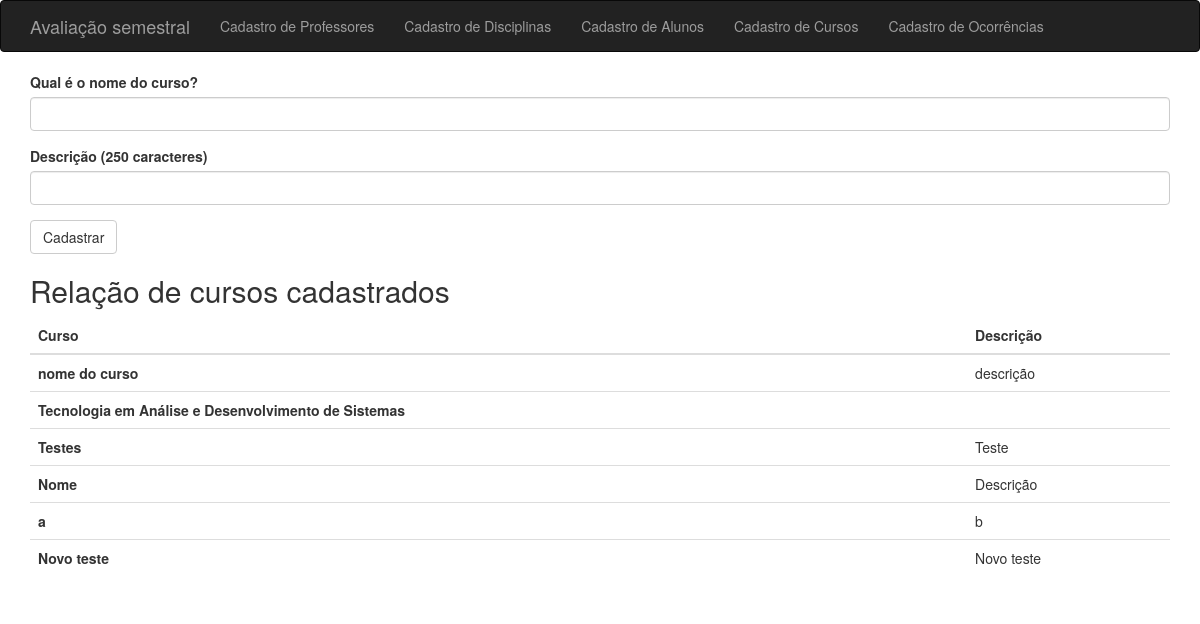
Page /cursos on the committed database.
### hello.py (models this page shows, shortened)
class Class(db.Model):
    __tablename__ = 'classes'
    id = db.Column(db.Integer, primary_key=True)
    name = db.Column(db.String(64), unique=True, index=True)
    description = db.Column(db.String(64), unique=True, index=True)

### hello.py (the view)
@app.route('/cursos', methods=['GET', 'POST'])
def cursos():
    form = ClassForm()
    class_all = Class.query.all();
    if form.validate_on_submit():
        curso = Class(name=form.name.data, description=form.description.data);
        db.session.add(curso)
        db.session.commit()
        return redirect(url_for('cursos'))
    return render_template('cursos.html', form=form,
                           class_all=class_all);

### hello.py
class ClassForm(FlaskForm):
    name = StringField('Qual é o nome do curso?', validators=[DataRequired()])
    description = StringField('Descrição (250 caracteres)')
    submit = SubmitField('Cadastrar')

### templates/cursos.html (shortened to what this page needs)
{% extends "base.html" %}
{% import "bootstrap/wtf.html" as wtf %}
{% block page_content %}
{{ wtf.quick_form(form) }}
<h2>Relação de cursos cadastrados</h2>
<table class="table">
    <thead>
        <tr>
            <th>Curso</th>
            <th>Descrição</th>
        </tr>
    </thead>
    <tbody>
        {% for key in class_all %}
        <tr>
            <td><strong>{{ key.name }}</strong></td>
            <td>{{ key.description }}</td>
        </tr>
        {% endfor %}
    </tbody>
</table>
{% endblock %}

### templates/base.html (shortened to what this page needs)
{% extends "bootstrap/base.html" %}
{% block head %}
{{ super() }}
{% endblock %}
{% block navbar %}
<div class="navbar navbar-inverse" role="navigation">
    <div class="container">
        <div class="navbar-header">
            <a class="navbar-brand" href="/">Avaliação semestral</a>
        </div>
        <div class="navbar-collapse collapse">
            <ul class="nav navbar-nav">
                <li><a href="{{ url_for('professores') }}">Cadastro de Professores</a></li>
                <li><a href="{{ url_for('disciplinas') }}">Cadastro de Disciplinas</a></li>
                <li><a href="{{ url_for('alunos') }}">Cadastro de Alunos</a></li>
                <li><a href="{{ url_for('cursos') }}">Cadastro de Cursos</a></li>
                <li><a href="{{ url_for('ocorrencias') }}">Cadastro de Ocorrências</a></li>
            </ul>
        </div>
    </div>
</div>
{% endblock %}
{% block content %}
<div class="container">
    {% block page_content %}{% endblock %}
</div>
{% endblock %}

### rows in the picture
Class: name "nome do curso", description "descrição"
Class: name "Tecnologia em Análise e Desenvolvimento de Sistemas"
Class: name "Testes", description "Teste"
Class: name "Nome", description "Descrição"
Class: name "a", description "b"
Class: name "Novo teste", description "Novo teste"
